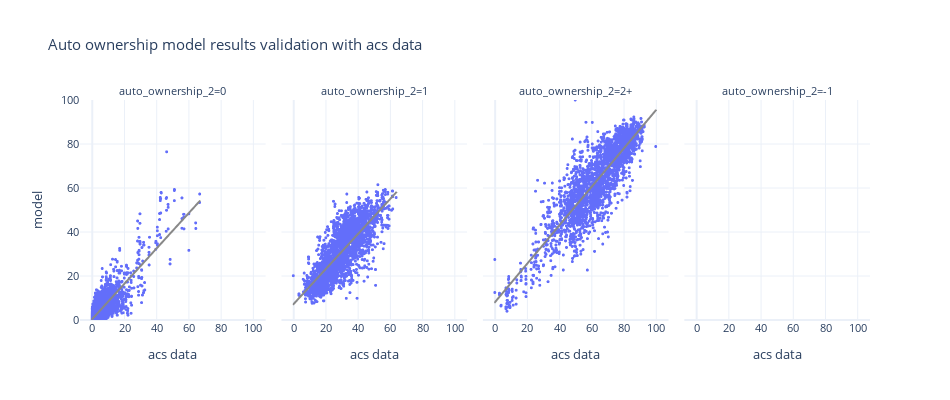

The cell this chart's notebook holds for it:
### Code cell
df_plot = pd.pivot(bg_auto_ownership, index=['block_group_id','auto_ownership_2'], columns='source', values='percentage').reset_index()



fig = px.scatter(df_plot, x="acs data", y="model", trendline="ols", trendline_color_override='rgb(136, 136, 136)',
                 template="plotly_white",
                 facet_col='auto_ownership_2', height=400, width=1000,
                 title="Auto ownership model results validation with acs data")
fig.update_xaxes(dtick=20)
fig.update_yaxes(dtick=20,range=[0, 100])
fig.update_traces(marker_size=3)
fig.update_layout(height=400, width=950, font=dict(size=11))
fig.show()

### Figure 1 — Plotly figure (JSON) as saved in the notebook; plotly's stock layout.template omitted (floating-point values rounded to 4 significant figures; data arrays with more than 128 entries replaced by an {"elided": "..."} marker saying what was removed)
{"data": [{"hovertemplate": "auto_ownership_2=0<br>acs data=%{x}<br>model=%{y}<extra></extra>", "legendgroup": "", "marker": {"color": "#636efa", "size": 3, "symbol": "circle"}, "mode": "markers", "name": "", "showlegend": false, "type": "scattergl", "x": {"elided": "2641 float values"}, "xaxis": "x", "y": {"elided": "2641 float values"}, "yaxis": "y"}, {"hovertemplate": "<b>OLS trendline</b><br>model = 0.803303 * acs data + 0.436678<br>R<sup>2</sup>=0.726400<br><br>auto_ownership_2=0<br>acs data=%{x}<br>model=%{y} <b>(trend)</b><extra></extra>", "legendgroup": "", "line": {"color": "rgb(136, 136, 136)"}, "marker": {"color": "#636efa", "size": 3, "symbol": "circle"}, "mode": "lines", "name": "", "showlegend": false, "type": "scattergl", "x": {"elided": "2627 float values"}, "xaxis": "x", "y": {"elided": "2627 float values"}, "yaxis": "y"}, {"hovertemplate": "auto_ownership_2=1<br>acs data=%{x}<br>model=%{y}<extra></extra>", "legendgroup": "", "marker": {"color": "#636efa", "size": 3, "symbol": "circle"}, "mode": "markers", "name": "", "showlegend": false, "type": "scattergl", "x": {"elided": "2641 float values"}, "xaxis": "x2", "y": {"elided": "2641 float values"}, "yaxis": "y2"}, {"hovertemplate": "<b>OLS trendline</b><br>model = 0.795828 * acs data + 7.10007<br>R<sup>2</sup>=0.643948<br><br>auto_ownership_2=1<br>acs data=%{x}<br>model=%{y} <b>(trend)</b><extra></extra>", "legendgroup": "", "line": {"color": "rgb(136, 136, 136)"}, "marker": {"color": "#636efa", "size": 3, "symbol": "circle"}, "mode": "lines", "name": "", "showlegend": false, "type": "scattergl", "x": {"elided": "2633 float values"}, "xaxis": "x2", "y": {"elided": "2633 float values"}, "yaxis": "y2"}, {"hovertemplate": "auto_ownership_2=2+<br>acs data=%{x}<br>model=%{y}<extra></extra>", "legendgroup": "", "marker": {"color": "#636efa", "size": 3, "symbol": "circle"}, "mode": "markers", "name": "", "showlegend": false, "type": "scattergl", "x": {"elided": "2641 float values"}, "xaxis": "x3", "y": {"elided": "2641 float values"}, "yaxis": "y3"}, {"hovertemplate": "<b>OLS trendline</b><br>model = 0.872619 * acs data + 8.01276<br>R<sup>2</sup>=0.762487<br><br>auto_ownership_2=2+<br>acs data=%{x}<br>model=%{y} <b>(trend)</b><extra></extra>", "legendgroup": "", "line": {"color": "rgb(136, 136, 136)"}, "marker": {"color": "#636efa", "size": 3, "symbol": "circle"}, "mode": "lines", "name": "", "showlegend": false, "type": "scattergl", "x": {"elided": "2634 float values"}, "xaxis": "x3", "y": {"elided": "2634 float values"}, "yaxis": "y3"}, {"hovertemplate": "auto_ownership_2=-1<br>acs data=%{x}<br>model=%{y}<extra></extra>", "legendgroup": "", "marker": {"color": "#636efa", "size": 3, "symbol": "circle"}, "mode": "markers", "name": "", "showlegend": false, "type": "scattergl", "x": [NaN, NaN, NaN], "xaxis": "x4", "y": [NaN, NaN, NaN], "yaxis": "y4"}, {"hovertemplate": "auto_ownership_2=-1<extra></extra>", "legendgroup": "", "line": {"color": "rgb(136, 136, 136)"}, "marker": {"color": "#636efa", "size": 3, "symbol": "circle"}, "mode": "lines", "name": "", "showlegend": false, "type": "scattergl", "xaxis": "x4", "yaxis": "y4"}], "layout": {"annotations": [{"font": {}, "showarrow": false, "text": "auto_ownership_2=0", "x": 0.1175, "xanchor": "center", "xref": "paper", "y": 1, "yanchor": "bottom", "yref": "paper"}, {"font": {}, "showarrow": false, "text": "auto_ownership_2=1", "x": 0.3725, "xanchor": "center", "xref": "paper", "y": 1, "yanchor": "bottom", "yref": "paper"}, {"font": {}, "showarrow": false, "text": "auto_ownership_2=2+", "x": 0.6275, "xanchor": "center", "xref": "paper", "y": 1, "yanchor": "bottom", "yref": "paper"}, {"font": {}, "showarrow": false, "text": "auto_ownership_2=-1", "x": 0.8825, "xanchor": "center", "xref": "paper", "y": 1, "yanchor": "bottom", "yref": "paper"}], "font": {"size": 11}, "height": 400, "legend": {"tracegroupgap": 0}, "title": {"text": "Auto ownership model results validation with acs data"}, "width": 950, "xaxis": {"anchor": "y", "domain": [0, 0.235], "dtick": 20, "title": {"text": "acs data"}}, "xaxis2": {"anchor": "y2", "domain": [0.255, 0.49], "dtick": 20, "matches": "x", "title": {"text": "acs data"}}, "xaxis3": {"anchor": "y3", "domain": [0.51, 0.745], "dtick": 20, "matches": "x", "title": {"text": "acs data"}}, "xaxis4": {"anchor": "y4", "domain": [0.765, 1.0], "dtick": 20, "matches": "x", "title": {"text": "acs data"}}, "yaxis": {"anchor": "x", "domain": [0, 1], "dtick": 20, "range": [0, 100], "title": {"text": "model"}}, "yaxis2": {"anchor": "x2", "domain": [0, 1], "dtick": 20, "matches": "y", "range": [0, 100], "showticklabels": false}, "yaxis3": {"anchor": "x3", "domain": [0, 1], "dtick": 20, "matches": "y", "range": [0, 100], "showticklabels": false}, "yaxis4": {"anchor": "x4", "domain": [0, 1], "dtick": 20, "matches": "y", "range": [0, 100], "showticklabels": false}}}
